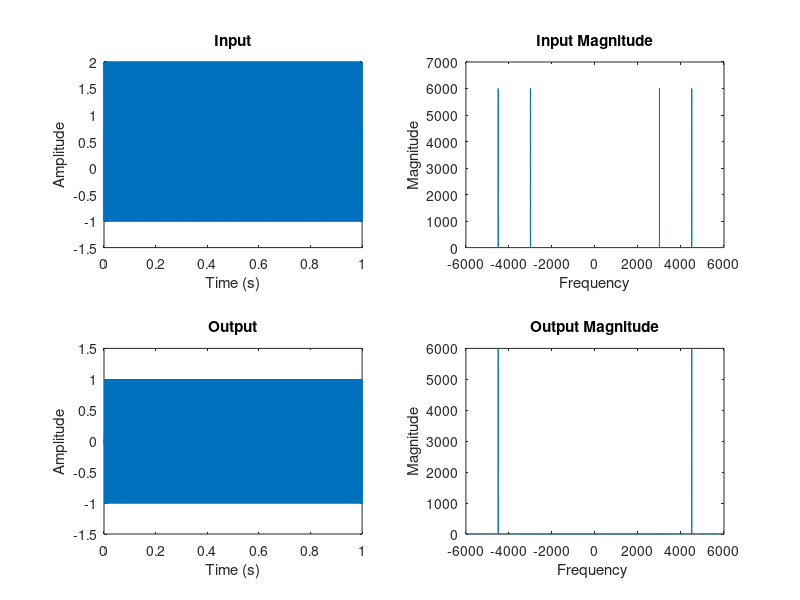

Write the MATLAB code that produced this figure.
function assig2FILTER()
    F1 = 3000; 
    F2 = 4500; 
    Fs = 12000;  
    t = 0:1/Fs:1-1/Fs; 
    x = cos(2*pi*F1*t) + cos(2*pi*F2*t);


    figure;
    subplot(2,2,1);
    plot(t, x);
    title('Input');
    xlabel('Time (s)');
    ylabel('Amplitude');

    
    X = fft(x);
    nX=fftshift(X);
    magnitudeX = abs(nX);
    f = (-length(X)/2:length(X)/2-1)*(Fs/length(X)); 
    subplot(2,2,2);
    plot(f, magnitudeX);
    title('Input Magnitude');
    xlabel('Frequency');
    ylabel('Magnitude');
    b = fir1(50, 3500/(Fs/2), 'high');
    y = filter(b, 1, x);
    subplot(2,2,3);
    plot(t, y);
    title('Output');
    xlabel('Time (s)');
    ylabel('Amplitude');

  
    Y = fft(y);
    nY=fftshift(Y);
    magnitudeY = abs(nY);

    subplot(2,2,4);
    plot(f, magnitudeY);
    title('Output Magnitude');
    xlabel('Frequency ');
    ylabel('Magnitude');
 
end
